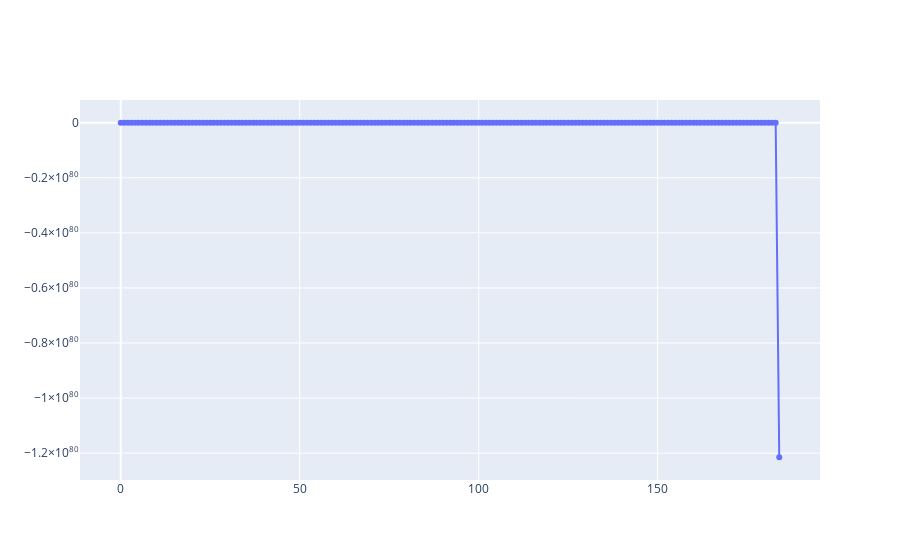

Write notebook code for a chart like this one.
### Code cell
fig = go.Figure()
fig.add_trace(go.Scatter(
    y = df_penalty["sum_penalty"],
    x = df_penalty["iter"],
    name='Sum penality',
    mode='lines+markers'
))

### Figure 1 — Plotly figure (JSON) as saved in the notebook; plotly's stock layout.template omitted (floating-point values rounded to 4 significant figures; data arrays with more than 128 entries replaced by an {"elided": "..."} marker saying what was removed)
{"data": [{"mode": "lines+markers", "name": "Sum penality", "type": "scatter", "x": {"elided": "185 int values"}, "y": {"elided": "185 float values"}}], "layout": {}}
